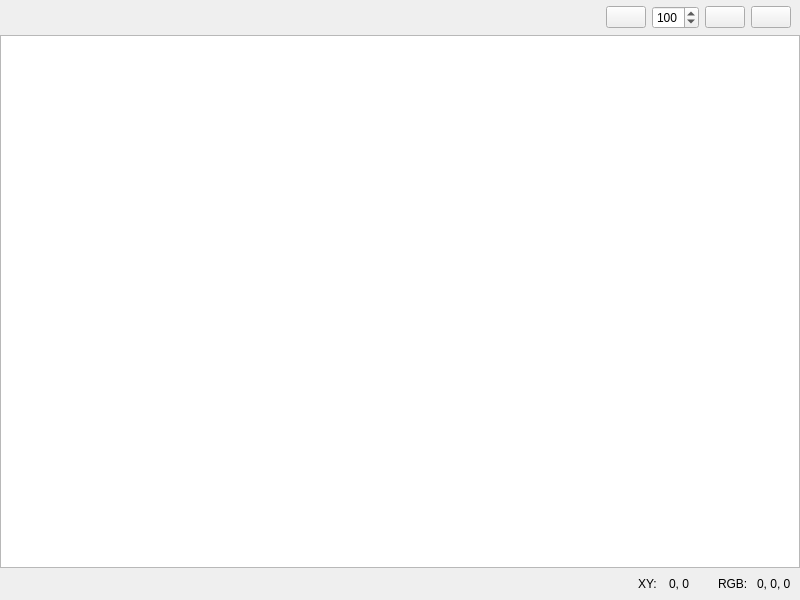
<?xml version="1.0" encoding="UTF-8"?>
<ui version="4.0">
 <class>ImageViewer</class>
 <widget class="QWidget" name="ImageViewer">
  <property name="geometry">
   <rect>
    <x>0</x>
    <y>0</y>
    <width>800</width>
    <height>600</height>
   </rect>
  </property>
  <property name="windowTitle">
   <string>Form</string>
  </property>
  <property name="autoFillBackground">
   <bool>false</bool>
  </property>
  <property name="styleSheet">
   <string notr="true"/>
  </property>
  <layout class="QVBoxLayout" name="root_layout">
   <property name="spacing">
    <number>0</number>
   </property>
   <property name="leftMargin">
    <number>0</number>
   </property>
   <property name="topMargin">
    <number>0</number>
   </property>
   <property name="rightMargin">
    <number>0</number>
   </property>
   <property name="bottomMargin">
    <number>0</number>
   </property>
   <item>
    <widget class="QWidget" name="actions_widget" native="true">
     <property name="sizePolicy">
      <sizepolicy hsizetype="Preferred" vsizetype="Fixed">
       <horstretch>0</horstretch>
       <verstretch>0</verstretch>
      </sizepolicy>
     </property>
     <layout class="QHBoxLayout" name="actions_widget_h_layout">
      <property name="spacing">
       <number>6</number>
      </property>
      <property name="leftMargin">
       <number>9</number>
      </property>
      <property name="topMargin">
       <number>6</number>
      </property>
      <property name="rightMargin">
       <number>9</number>
      </property>
      <property name="bottomMargin">
       <number>6</number>
      </property>
      <item>
       <widget class="QWidget" name="custom_actions_widget" native="true">
        <property name="sizePolicy">
         <sizepolicy hsizetype="Preferred" vsizetype="Fixed">
          <horstretch>0</horstretch>
          <verstretch>0</verstretch>
         </sizepolicy>
        </property>
        <layout class="QHBoxLayout" name="custom_actions_widget_h_layout">
         <property name="sizeConstraint">
          <enum>QLayout::SetDefaultConstraint</enum>
         </property>
         <property name="leftMargin">
          <number>0</number>
         </property>
         <property name="topMargin">
          <number>0</number>
         </property>
         <property name="rightMargin">
          <number>0</number>
         </property>
         <property name="bottomMargin">
          <number>0</number>
         </property>
        </layout>
       </widget>
      </item>
      <item>
       <spacer name="horizontalSpacer">
        <property name="orientation">
         <enum>Qt::Horizontal</enum>
        </property>
        <property name="sizeType">
         <enum>QSizePolicy::Expanding</enum>
        </property>
        <property name="sizeHint" stdset="0">
         <size>
          <width>40</width>
          <height>20</height>
         </size>
        </property>
       </spacer>
      </item>
      <item>
       <widget class="QPushButton" name="btn_zoom_out">
        <property name="sizePolicy">
         <sizepolicy hsizetype="Fixed" vsizetype="Fixed">
          <horstretch>0</horstretch>
          <verstretch>0</verstretch>
         </sizepolicy>
        </property>
        <property name="text">
         <string/>
        </property>
        <property name="icon">
         <iconset>
          <normaloff>:/assets/zoom_out_normal.png</normaloff>
          <normalon>:/assets/zoom_out_pressed.png</normalon>:/assets/zoom_out_normal.png</iconset>
        </property>
        <property name="iconSize">
         <size>
          <width>16</width>
          <height>16</height>
         </size>
        </property>
        <property name="flat">
         <bool>false</bool>
        </property>
       </widget>
      </item>
      <item>
       <widget class="QSpinBox" name="spin_zoom">
        <property name="sizePolicy">
         <sizepolicy hsizetype="Fixed" vsizetype="Fixed">
          <horstretch>0</horstretch>
          <verstretch>0</verstretch>
         </sizepolicy>
        </property>
        <property name="wrapping">
         <bool>false</bool>
        </property>
        <property name="frame">
         <bool>true</bool>
        </property>
        <property name="accelerated">
         <bool>false</bool>
        </property>
        <property name="showGroupSeparator" stdset="0">
         <bool>false</bool>
        </property>
        <property name="minimum">
         <number>10</number>
        </property>
        <property name="maximum">
         <number>400</number>
        </property>
        <property name="singleStep">
         <number>10</number>
        </property>
        <property name="value">
         <number>100</number>
        </property>
       </widget>
      </item>
      <item>
       <widget class="QPushButton" name="btn_zoom_in">
        <property name="sizePolicy">
         <sizepolicy hsizetype="Fixed" vsizetype="Fixed">
          <horstretch>0</horstretch>
          <verstretch>0</verstretch>
         </sizepolicy>
        </property>
        <property name="text">
         <string/>
        </property>
        <property name="icon">
         <iconset>
          <normaloff>:/assets/zoom_in_normal.png</normaloff>
          <normalon>:/assets/zoom_in_pressed.png</normalon>:/assets/zoom_in_normal.png</iconset>
        </property>
        <property name="iconSize">
         <size>
          <width>16</width>
          <height>16</height>
         </size>
        </property>
        <property name="flat">
         <bool>false</bool>
        </property>
       </widget>
      </item>
      <item>
       <widget class="QPushButton" name="btn_fitscreen">
        <property name="sizePolicy">
         <sizepolicy hsizetype="Fixed" vsizetype="Fixed">
          <horstretch>0</horstretch>
          <verstretch>0</verstretch>
         </sizepolicy>
        </property>
        <property name="text">
         <string/>
        </property>
        <property name="icon">
         <iconset>
          <normaloff>:/assets/aspect_normal.png</normaloff>
          <activeon>:/assets/aspect_pressed.png</activeon>:/assets/aspect_normal.png</iconset>
        </property>
        <property name="iconSize">
         <size>
          <width>16</width>
          <height>16</height>
         </size>
        </property>
        <property name="checkable">
         <bool>false</bool>
        </property>
        <property name="flat">
         <bool>false</bool>
        </property>
       </widget>
      </item>
     </layout>
    </widget>
   </item>
   <item>
    <widget class="QGraphicsView" name="graphics_view"/>
   </item>
   <item>
    <widget class="QWidget" name="bottom" native="true">
     <property name="sizePolicy">
      <sizepolicy hsizetype="Preferred" vsizetype="Fixed">
       <horstretch>0</horstretch>
       <verstretch>0</verstretch>
      </sizepolicy>
     </property>
     <layout class="QHBoxLayout" name="horizontalLayout_7">
      <property name="spacing">
       <number>6</number>
      </property>
      <property name="leftMargin">
       <number>9</number>
      </property>
      <property name="topMargin">
       <number>6</number>
      </property>
      <property name="bottomMargin">
       <number>6</number>
      </property>
      <item>
       <spacer name="_">
        <property name="orientation">
         <enum>Qt::Horizontal</enum>
        </property>
        <property name="sizeHint" stdset="0">
         <size>
          <width>40</width>
          <height>20</height>
         </size>
        </property>
       </spacer>
      </item>
      <item>
       <widget class="QLabel" name="lb_xy">
        <property name="sizePolicy">
         <sizepolicy hsizetype="Fixed" vsizetype="Fixed">
          <horstretch>0</horstretch>
          <verstretch>0</verstretch>
         </sizepolicy>
        </property>
        <property name="text">
         <string>XY: </string>
        </property>
       </widget>
      </item>
      <item>
       <widget class="QLabel" name="lb_xy_val">
        <property name="styleSheet">
         <string notr="true">padding-right:20px;</string>
        </property>
        <property name="text">
         <string>0, 0</string>
        </property>
        <property name="alignment">
         <set>Qt::AlignLeading|Qt::AlignLeft|Qt::AlignVCenter</set>
        </property>
        <property name="wordWrap">
         <bool>false</bool>
        </property>
        <property name="margin">
         <number>1</number>
        </property>
       </widget>
      </item>
      <item>
       <widget class="QLabel" name="lb_rgb">
        <property name="sizePolicy">
         <sizepolicy hsizetype="Fixed" vsizetype="Fixed">
          <horstretch>0</horstretch>
          <verstretch>0</verstretch>
         </sizepolicy>
        </property>
        <property name="text">
         <string>RGB: </string>
        </property>
       </widget>
      </item>
      <item>
       <widget class="QLabel" name="lb_rgb_val">
        <property name="text">
         <string>0, 0, 0</string>
        </property>
        <property name="alignment">
         <set>Qt::AlignLeading|Qt::AlignLeft|Qt::AlignVCenter</set>
        </property>
        <property name="wordWrap">
         <bool>false</bool>
        </property>
        <property name="margin">
         <number>1</number>
        </property>
       </widget>
      </item>
     </layout>
    </widget>
   </item>
  </layout>
 </widget>
 <resources/>
 <connections/>
</ui>
